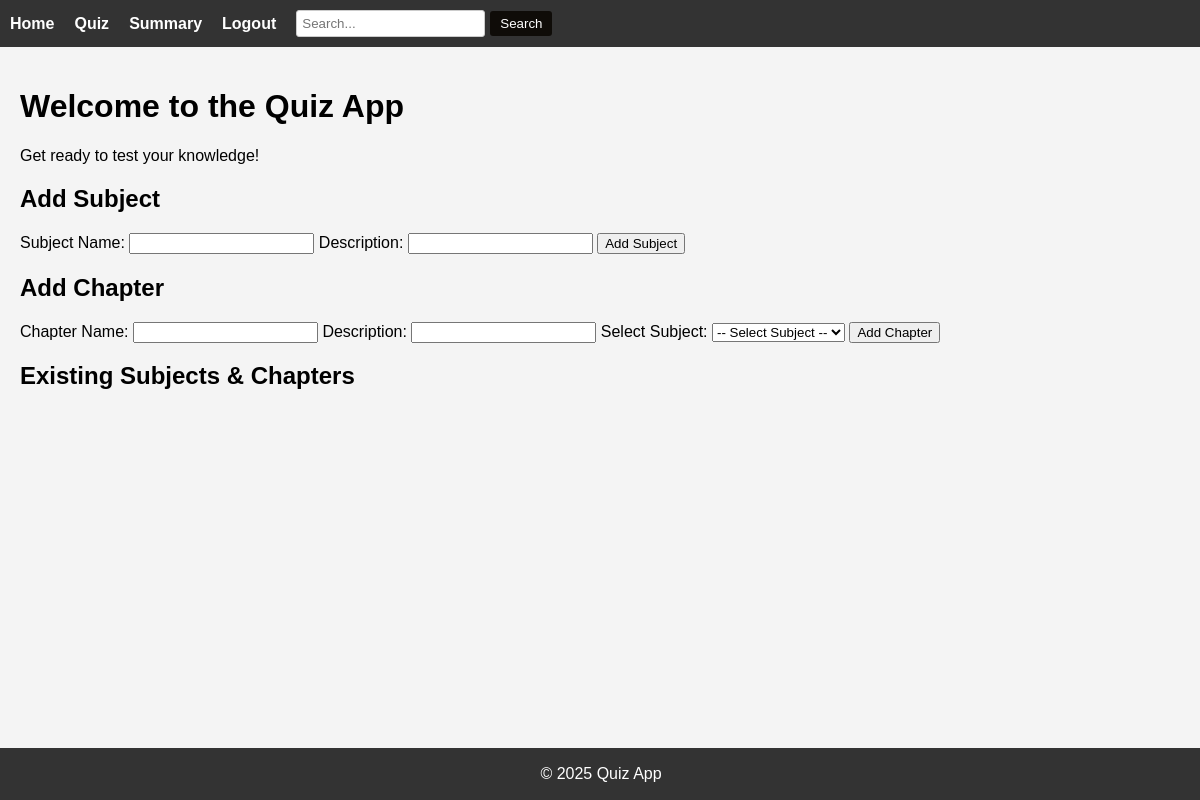
The page /admin_dashboard (signed in) on the database as committed earlier.
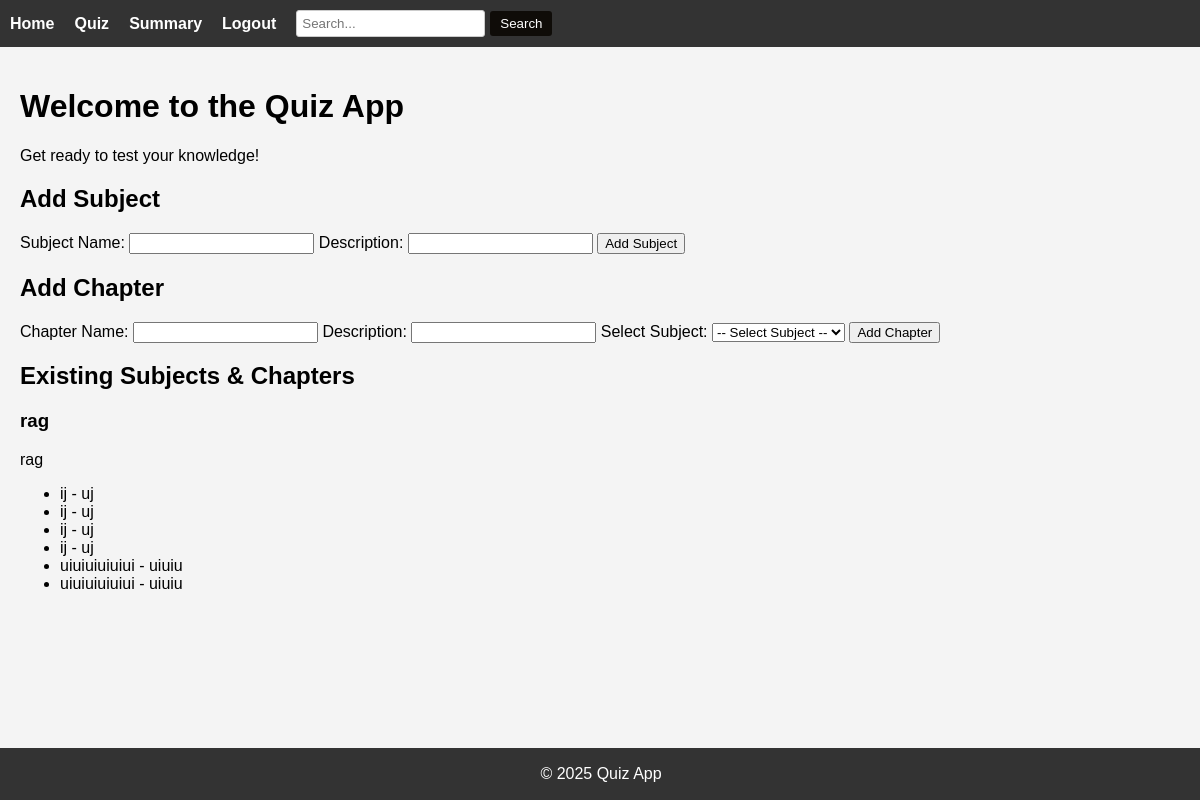
The same page on the database as committed later.
### models.py (models this page shows)
class Subject(db.Model):
    id = db.Column(db.Integer, primary_key=True)
    subject_name = db.Column(db.String(80), nullable=False)
    description = db.Column(db.String(255), nullable=True)

class Chapter(db.Model):
    id = db.Column(db.Integer, primary_key = True)
    chapter_name = db.Column(db.String(80), nullable=False)
    description = db.Column(db.String(255), nullable=True)
    subject_id = db.Column(db.Integer, db.ForeignKey('subject.id'), nullable=False)
    subject = db.relationship('Subject', backref=db.backref('chapters', lazy=True))

### app.py (the view, shortened to what this page needs)
@app.route('/admin_dashboard', methods=['GET', 'POST'])
def admin_dashboard():
    if "user_id" not in session or session['user_role'] != 'admin':
        flash("Unauthorized access!", "danger")
        return redirect(url_for("login"))
    subjects = Subject.query.all()
    return render_template("admin_dashboard.html", subjects=subjects)

### templates/admin_dashboard.html (shortened to what this page needs)
{% extends 'base.html' %}
{% block content %}
    <h1>Welcome to the Quiz App</h1>
    <p>Get ready to test your knowledge!</p>
    <h2>Add Subject</h2>
    <form method="POST">
        <label>Subject Name:</label>
        <input type="text" name="subject_name" required>
        <label>Description:</label>
        <input type="text" name="subject_description">
        <button type="submit">Add Subject</button>
    </form>
    <h2>Add Chapter</h2>
    <form method="POST">
        <label>Chapter Name:</label>
        <input type="text" name="chapter_name" required>
        <label>Description:</label>
        <input type="text" name="chapter_description">
        <label>Select Subject:</label>
        <select name="subject_id" required>
            <option value="">-- Select Subject --</option>
        </select>
        <button type="submit">Add Chapter</button>
    </form>
    <h2>Existing Subjects & Chapters</h2>
    {% for subject in subjects %}
        <h3>{{ subject.subject_name }}</h3>
        <p>{{ subject.description }}</p>
        <ul>
            {% for chapter in subject.chapters %}
            <li>{{ chapter.chapter_name }} - {{ chapter.description }}</li>
            {% endfor %}
        </ul>
    {% endfor %}
{% endblock %}

### templates/base.html (shortened to what this page needs)
<!DOCTYPE html>
<html lang="en">
<head>
</head>
<body>
    <nav>
        <ul>
            <li><a href="{{ url_for('index') }}">Home</a></li>
            <li><a href="{{ url_for('quiz') }}">Quiz</a></li>
            <li><a href="{{ url_for('summary') }}">Summary</a></li>
            <li><a href="{{ url_for('logout') }}">Logout</a></li>
            <li>
                <form action="{{ url_for('search') }}" method="GET" class="search-form">
                    <input type="text" name="query" placeholder="Search..." required>
                    <button type="submit">Search</button>
                </form>
            </li>
        </ul>
    </nav>
    <main>
        {% block content %}
        {% endblock %}
    </main>
    <footer>
        <p>&copy; 2025 Quiz App</p>
    </footer>
</body>
</html>

### templates/base.html (style rules this page uses)
body { font-family: Arial, sans-serif; margin: 0; padding: 0; background-color: #f4f4f4; }
nav { background-color: #333; padding: 10px; }
nav ul { list-style: none; padding: 0; margin: 0; display: flex; align-items: center; }
nav ul li { margin-right: 20px; }
nav ul li a { color: white; text-decoration: none; font-weight: bold; }
main { padding: 20px; }
footer { text-align: center; padding: 1px; background-color: #333; color: white; position: fixed; bottom: 0; width: 100%; }
.search-form { display: flex; align-items: center; }
.search-form input { padding: 5px; border: 1px solid #ccc; border-radius: 3px; }
.search-form button { padding: 5px 10px; background-color: #0f0c08; color: white; border: none; border-radius: 3px; cursor: pointer; margin-left: 5px; }

Rows that differ between the two databases and show on the page:
added Subject: subject_name "rag", description "rag"
added Chapter: chapter_name "ij", description "uj"
added Chapter: chapter_name "ij", description "uj"
added Chapter: chapter_name "ij", description "uj"
added Chapter: chapter_name "ij", description "uj"
added Chapter: chapter_name "uiuiuiuiuiui", description "uiuiu"
added Chapter: chapter_name "uiuiuiuiuiui", description "uiuiu"
